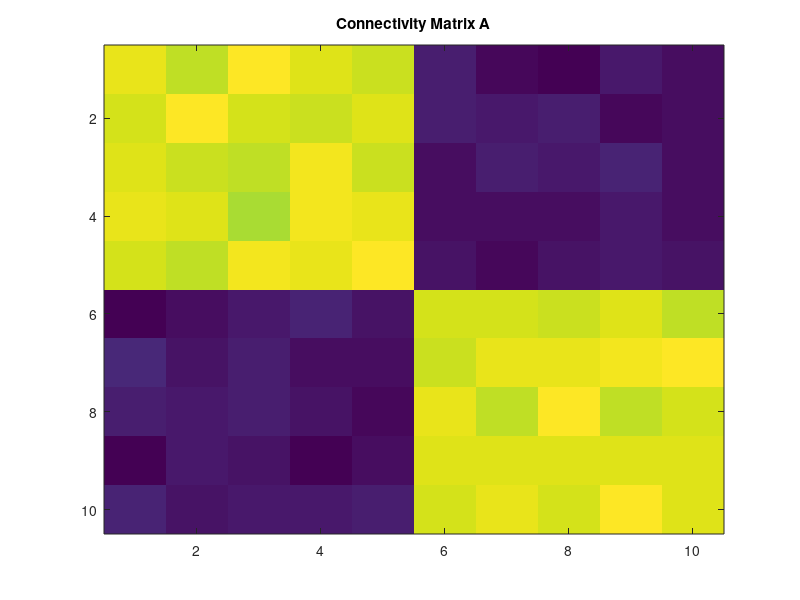

The MATLAB script that drew this image: (Note: this script raises an error after producing the figure.)

% Find Minimum Information Partition (MIP) in a multivariate autoregressive model, 
%   X^t = A*X^{t-1} + E,
% where A is a connectivity matrix and E is gaussian noise.


%% generate data
%%%%%%%%%%%%%%%%%%%%%%%%%%%%%%%%%%%%%%%%%%%%%%%%%%%%%%%%%%%%%%%%%%%%%%%%%%%
disp('Generating data...')

%%% construct connectivity matrix %%%
N = 10; % the number of elements
A = zeros(N); % A: connectivity matrix (block structured)
n_block = 2;
for i = 1:n_block
    indices_block = ((1+(i-1)*N/n_block):i*N/n_block)';
    A(indices_block, indices_block) = 1/N;
end
A = A + 0.01*randn(N)/sqrt(N);

h_A = figure;
imagesc(A)
drawnow
title('Connectivity Matrix A')

%%% generate random gaussian time series X %%%
T = 10^6;
X = zeros(N,T);
X(:,1) = randn(N,1);
for t=2: T
    E = randn(N,1);
    X(:,t) = A*X(:,t-1) + E;
end


%% find Minimum Information Partition (MIP)
%%%%%%%%%%%%%%%%%%%%%%%%%%%%%%%%%%%%%%%%%%%%%%%%%%%%%%%%%%%%%%%%%%%%%%%%%%%

type_of_dist = 'Gauss';
% type_of_dist:
%    'Gauss': Gaussian distribution
%    'discrete': discrete probability distribution

type_of_phi = 'SI';
% type_of_phi:
%    'MI1': Multi (Mutual) information, e.g., I(X_1; X_2). (IIT1.0)
%    'MI': Multi (Mutual) information, e.g., I(X_1, Y_1; X_2, Y_2)
%    'SI': phi_H, stochastic interaction
%    'star': phi_star, based on mismatched decoding
%    'Geo': phi_G, information geometry version



%%%%%%%%%% with pre-computed covariances %%%%%%%%%%
% estimate covariance matrices
%   Note: If the sample size is small and the number of elements is large, the
%   empirical estimators of covariance matrices below will be very unstable.
%   see https://en.wikipedia.org/wiki/Estimation_of_covariance_matrices.
disp('Find the MIP with pre-computed covariances')

% compute covariances
probs = data_to_probs(type_of_dist, X, tau);

%% Exhaustive Search %%
disp('Exhaustive Search...')
tic;
[Z_MIP_withCovs, phi_MIP_withCovs] = MIP_Exhaustive_probs( type_of_dist, type_of_phi, probs );
t_Exhaustive_withCovs = toc;
disp( ['Exhaustive Search finished. CalcTime=', num2str(t_Exhaustive_withCovs)])
disp(['phi at the MIP: ', num2str(phi_MIP_withCovs)])
disp(['the MIP: ', num2str(Z_MIP_withCovs)])
disp(' ')

%% Queyeranne's algorithm %%%
disp('Queyranne''s algorithm...')
tic;
[Z_MIP_Q_withCovs, phi_MIP_Q_withCovs] = MIP_Queyranne_probs( type_of_dist, type_of_phi, probs );
t_Queyranne_withCovs = toc;
disp(['Queyranne''s algorithm finished. CalcTime=', num2str(t_Queyranne_withCovs)])
disp(['phi at the estimated MIP: ', num2str(phi_MIP_Q_withCovs)])
disp(['the estimated MIP: ', num2str(Z_MIP_Q_withCovs)])
disp(' ')

%% Replica Exchange Markov Chain Monte Carlo (REMCMC) %%
options.ShowFig = 0;
options.nMCS = 100;
disp('REMCMC...')
tic;
[Z_MIP_REMCMC_withCovs, phi_MIP_REMCMC_withCovs, ...
    phi_history, State_history, Exchange_history, T_history, wasConverged, NumCalls] = ...
    MIP_REMCMC_probs( type_of_dist, type_of_phi, probs, options );
t_REMCMC_withCovs = toc;
disp(['REMCMC finished. CalcTime=', num2str(t_REMCMC_withCovs)])
disp(['phi at the estimated MIP: ', num2str(phi_MIP_REMCMC_withCovs)])
disp(['the estimated MIP: ', num2str(Z_MIP_REMCMC_withCovs)])
disp(' ')

%%%%%%%%%% without pre-computed covariances %%%%%%%%%%
disp('Find the MIP without pre-computed covariances')

%% Exhaustive search %%
disp('Exhaustive Search...')
tic;
[Z_MIP_withoutCovs, phi_MIP_withoutCovs] = MIP_Exhaustive( type_of_dist, type_of_phi, X, tau );
t_Exhaustive_withoutCovs = toc;
disp(['Exhaustive Search finished. CalcTime=', num2str(t_Exhaustive_withoutCovs)] )
disp(['phi at the MIP: ', num2str(phi_MIP_withoutCovs)])
disp(['the MIP: ', num2str(Z_MIP_withoutCovs)])
disp(' ')

%% Queyranne's algorithm %%
disp('Queyranne''s algorithm...')
tic;
[Z_MIP_Q_withoutCovs, phi_MIP_Q_withoutCovs] = MIP_Queyranne( type_of_dist, type_of_phi, X, tau );
t_Queyranne_withoutCovs = toc;
disp(['Exhaustive Search finished. CalcTime=', num2str(t_Queyranne_withoutCovs)])
disp(['phi at the MIP: ', num2str(phi_MIP_Q_withoutCovs)])
disp(['the MIP: ', num2str(Z_MIP_Q_withoutCovs)])
disp(' ')

%% Replica Exchange Markov Chain Monte Carlo (REMCMC) %%
options.ShowFig = 0;
options.nMCS = 100;
disp('REMCMC...')
tic;
[Z_MIP_REMCMC_withoutCovs, phi_MIP_REMCMC_withoutCovs, ...
    phi_history, State_history, Exchange_history, T_history, wasConverged, NumCalls] = ...
    MIP_REMCMC( type_of_dist, type_of_phi, X, tau, options );
t_REMCMC_withoutCovs = toc;
disp(['REMCMC finished. CalcTime=', num2str(t_REMCMC_withoutCovs)])
disp(['phi at the estimated MIP: ', num2str(phi_MIP_REMCMC_withoutCovs)])
disp(['the estimated MIP: ', num2str(Z_MIP_REMCMC_withoutCovs)])
disp(' ')
